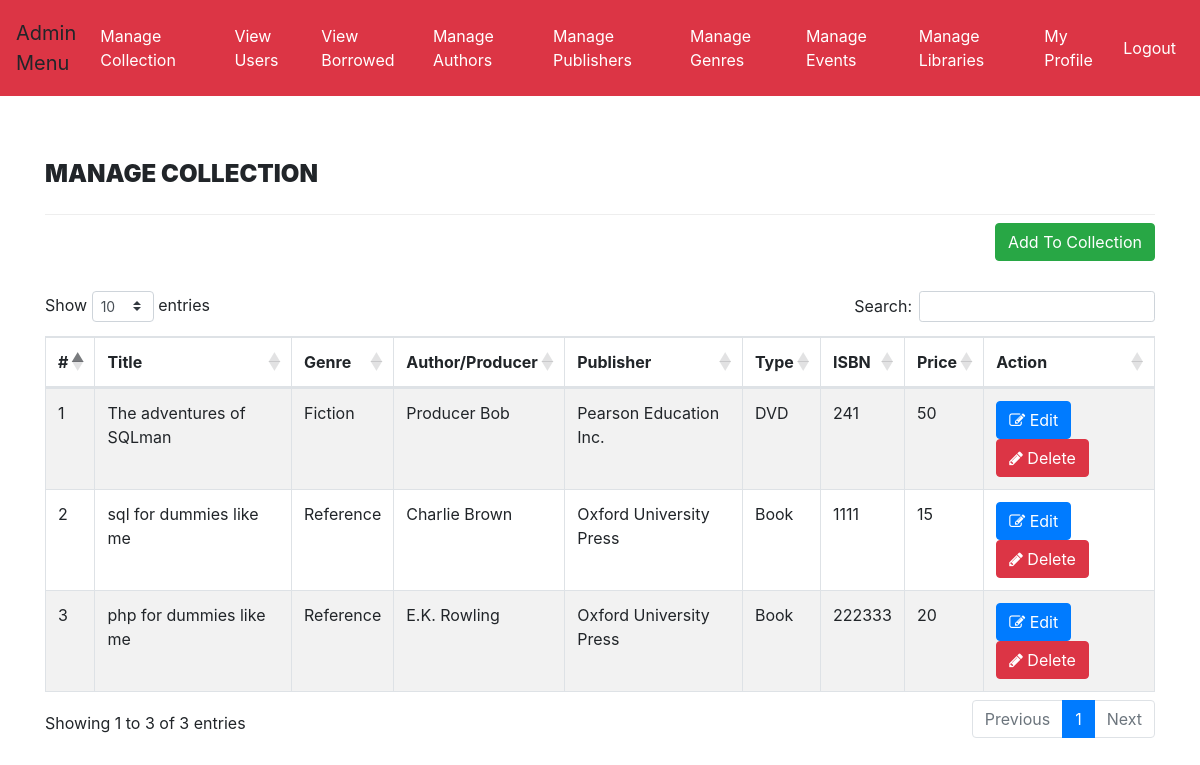
Screenshot of /admin/admin-view.php (signed in) with the database file from the repository.
### tables this page shows
CREATE TABLE `collection` (
  `id` int(11) NOT NULL,
  `Title` varchar(255) DEFAULT NULL,
  `GenreID` int(11) DEFAULT NULL,
  `AuthorID` int(11) DEFAULT NULL,
  `PublishID` int(11) DEFAULT NULL,
  `ISBN` int(11) DEFAULT NULL,
  `Price` int(11) DEFAULT NULL,
  `itemType` varchar(255) DEFAULT NULL
);

CREATE TABLE `genre` (
  `id` int(11) NOT NULL,
  `GenreName` varchar(150) DEFAULT NULL
);

CREATE TABLE `authors` (
  `id` int(11) NOT NULL,
  `AuthorName` varchar(159) DEFAULT NULL,
  `Birthday` DATE DEFAULT NULL,
  `Status` varchar(10) DEFAULT NULL
);

CREATE TABLE `publishers` (
  `id` int(11) NOT NULL,
  `publishName` varchar(159) DEFAULT NULL
);

### admin/admin-view.php (the view, shortened to what this page needs)
<?php
include('includes/config.php');
if(strlen($_SESSION['alogin'])==0)
    {
header('location:index.php');
}
else{
    ?>
<!DOCTYPE html>
<html xmlns="http://www.w3.org/1999/xhtml">
<head>
    <link href="assets/css/font-awesome.css" rel="stylesheet" />
    <link href="https://cdnjs.cloudflare.com/ajax/libs/twitter-bootstrap/4.1.3/css/bootstrap.css" rel="stylesheet" />
    <link href="https://cdn.datatables.net/1.10.19/css/dataTables.bootstrap4.min.css" rel="stylesheet" />
    <link href="assets/css/style.css" rel="stylesheet" />
</head>
<body>
<?php include('admin-navbar.php');?>
    <div class="content-wrapper">
         <div class="container">
        <div class="row pad-botm">
            <div class="col-md-12">
                <h4 class="header-line">Manage Collection</h4>
                <a href="add-collection.php"><button type="button" name="addCollect" class="btn btn-success" style="float:right;">Add To Collection</button></a>
    </div>
        </div>
            <div class="row">
                <div class="col-md-12">
                    <div class="panel panel-default">
                        <div class="panel-body">
                            <div class="table-responsive">
                                <table class="table table-striped table-bordered table-hover" id="dataTables-example">
                                    <thead>
                                        <tr>
                                            <th>#</th>
                                            <th>Title</th>
                                            <th>Genre</th>
                                            <th>Author/Producer</th>
                                            <th>Publisher</th>
                                            <th>Type</th>
                                            <th>ISBN</th>
                                            <th>Price</th>
                                            <th>Action</th>
                                        </tr>
                                    </thead>
                                    <tbody>
<?php $sql = "SELECT collection.Title,genre.GenreName,authors.AuthorName, publishers.publishName, collection.itemType,collection.ISBN,collection.Price,collection.id as id from collection join genre on genre.id=collection.GenreID join authors on authors.id=collection.AuthorID join publishers on publishers.id=collection.PublishID";
$query = $dbh -> prepare($sql);
$query->execute();
$results=$query->fetchAll(PDO::FETCH_OBJ);
$num=1;
if($query->rowCount() > 0)
{
foreach($results as $result)
{               ?>
                                        <tr class="odd gradeX">
                                            <td class="center"><?php echo htmlentities($num);?></td>
                                            <td class="center"><?php echo htmlentities($result->Title);?></td>
                                            <td class="center"><?php echo htmlentities($result->GenreName);?></td>
                                            <td class="center"><?php echo htmlentities($result->AuthorName);?></td>
                                            <td class="center"><?php echo htmlentities($result->publishName);?></td>
                                            <td class="center"><?php echo htmlentities($result->itemType);?></td>
                                            <td class="center"><?php echo htmlentities($result->ISBN);?></td>
                                            <td class="center"><?php echo htmlentities($result->Price);?></td>
                                            <td class="center">
                                            <a href="edit-collection.php?collectionid=<?php echo htmlentities($result->id);?>"><button class="btn btn-primary"><i class="fa fa-edit "></i> Edit</button>
                                          <a href="admin-view.php?del=<?php echo htmlentities($result->id);?>" onclick="return confirm('Are you sure you want to delete?');" >  <button class="btn btn-danger"><i class="fa fa-pencil"></i> Delete</button>
                                            </td>
                                        </tr>
 <?php $num=$num+1;}} ?>
                                    </tbody>
                                </table>
                            </div>
                        </div>
                    </div>
                </div>
            </div>
    </div>
    </div>
</body>
</html>
<?php } ?>

### admin/admin-navbar.php (shortened to what this page needs)
<!DOCTYPE html>
<html lang="en">
<head>
  <link rel="stylesheet" href="https://maxcdn.bootstrapcdn.com/bootstrap/4.3.1/css/bootstrap.min.css">
</head>
<body>
  <nav class="navbar navbar-dark bg-danger navbar-expand-md py-md-2">
      <a class="navbar-brand">Admin <br>Menu</a>
      <div class="navbar-collapse collapse" id="navbarNav">
          <ul class="navbar-nav">
              <li class="nav-item py-md-2"><a href="admin-view.php" class="nav-link" style="color:white;">Manage Collection</a></li>
              <li class="nav-item py-md-2"><a href="list-users.php" class="nav-link" style="color:white;">View Users</a></li>
              <li class="nav-item py-md-2"><a href="admin-rent.php" class="nav-link" style="color:white;">View Borrowed</a></li>
              <li class="nav-item py-md-2"><a href="manage-authors.php" class="nav-link" style="color:white;">Manage Authors</a></li>
              <li class="nav-item py-md-2"><a href="manage-publishers.php" class="nav-link" style="color:white;">Manage Publishers</a></li>
              <li class="nav-item py-md-2"><a href="manage-genres.php" class="nav-link" style="color:white;">Manage Genres</a></li>
              <li class="nav-item py-md-2"><a href="manage-events.php" class="nav-link" style="color:white;">Manage Events</a></li>
              <li class="nav-item py-md-2"><a href="manage-libraries.php" class="nav-link" style="color:white;">Manage Libraries</a></li>
              <li class="nav-item py-md-2"><a href="admin-profile.php" class="nav-link" style="color:white;">My Profile</a></li>
          </ul>
<?php if($_SESSION['alogin'])
  {
?>
          <ul class="navbar-nav ml-auto">
            <li class="nav-item py-md-2 "><a href="logout.php" class="nav-link" style="color:white;">Logout</a></li>
          </ul>
<?php }?>
      </div>
  </nav>
<br>
</body>
</html>

### admin/assets/css/style.css (style rules this page uses)
.content-wrapper { margin-top: 40px; min-height:800px; padding-bottom:90px; }
.header-line { font-weight:900; padding-bottom:25px; border-bottom:1px solid #eeeeee; text-transform:uppercase; }
.pad-botm { padding-bottom:30px; }
.navbar { min-height: 90px; margin-bottom: 0px; }

### rows the page displays
collection: Title "The adventures of SQLman", GenreID.GenreName "Fiction", AuthorID.AuthorName "Producer Bob", publishers.publishName "Pearson Education Inc.", itemType "DVD", ISBN "241", Price "50"
collection: Title "sql for dummies like me", GenreID.GenreName "Reference", AuthorID.AuthorName "Charlie Brown", publishers.publishName "Oxford University Press", itemType "Book", ISBN "1111", Price "15"
collection: Title "php for dummies like me", GenreID.GenreName "Reference", AuthorID.AuthorName "E.K. Rowling", publishers.publishName "Oxford University Press", itemType "Book", ISBN "222333", Price "20"
